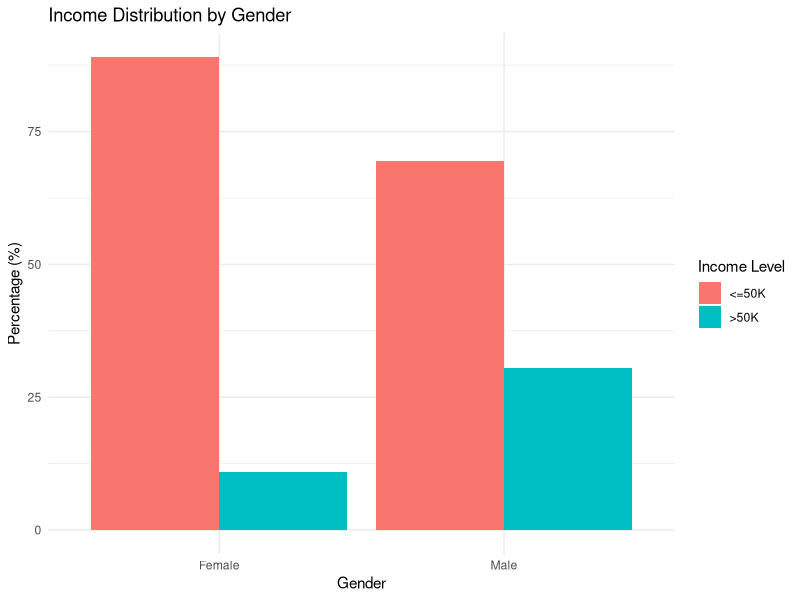
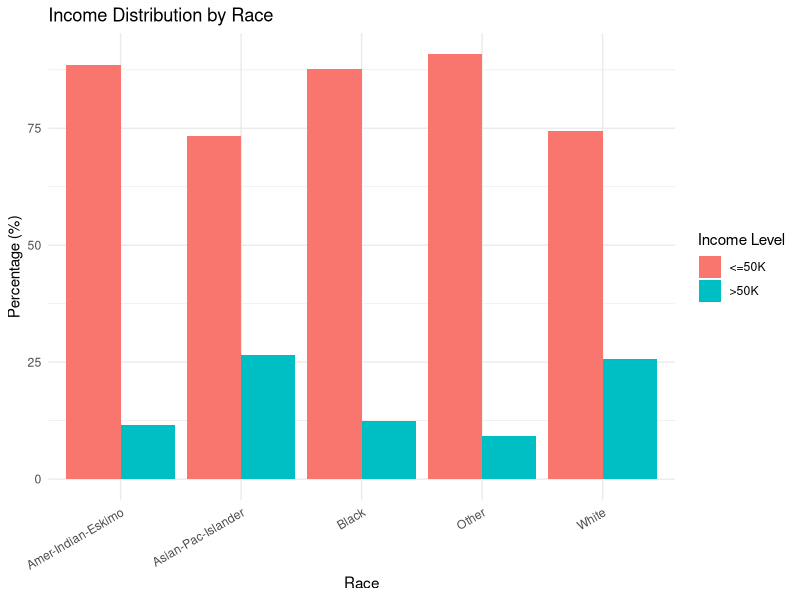
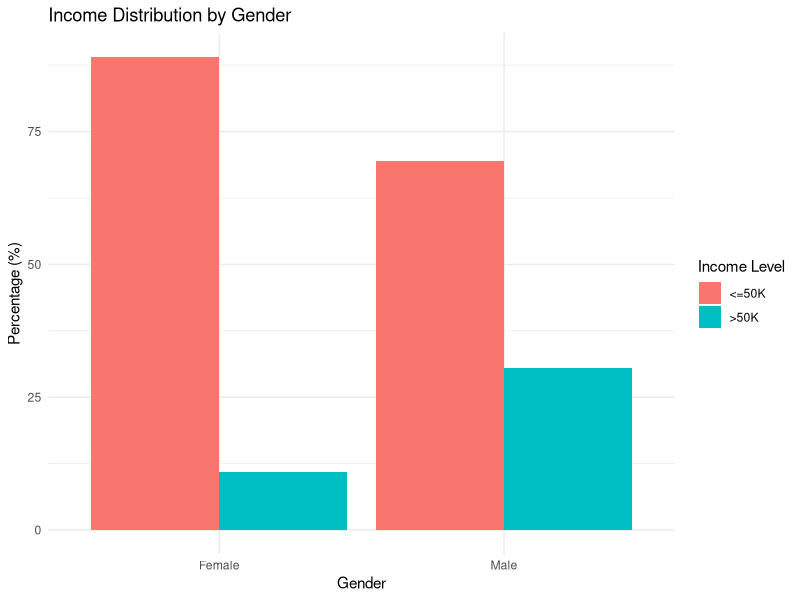
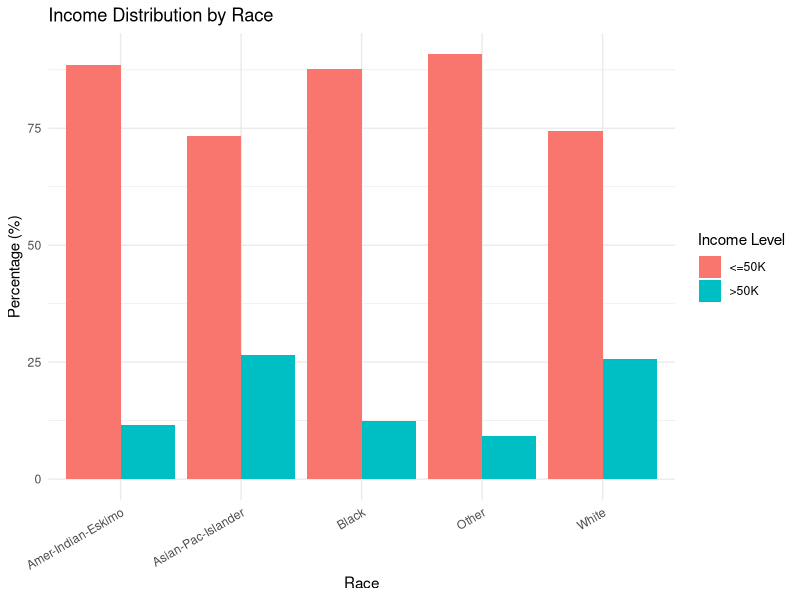

Write R code to recreate these figures, in order.

# STEP 2 (Part 2): Exploratory Visualizations


library(tidyverse)

# Load the clean dataset
df <- read_csv("data/adult_clean.csv", show_col_types = FALSE)

# Clean up income column (remove extra spaces if any)
df <- df %>% mutate(income = str_trim(income))

#  Chart 1: Income distribution by Gender 
p1 <- df %>%
  count(sex, income) %>%
  group_by(sex) %>%
  mutate(pct = n / sum(n) * 100) %>%
  ggplot(aes(x = sex, y = pct, fill = income)) +
  geom_col(position = "dodge") +
  labs(
    title = "Income Distribution by Gender",
    x = "Gender", y = "Percentage (%)", fill = "Income Level"
  ) +
  theme_minimal()

ggsave("results/01_income_by_gender.png", p1, width = 7, height = 5)
print(p1)

#  Chart 2: Income distribution by Race 
p2 <- df %>%
  count(race, income) %>%
  group_by(race) %>%
  mutate(pct = n / sum(n) * 100) %>%
  ggplot(aes(x = race, y = pct, fill = income)) +
  geom_col(position = "dodge") +
  labs(
    title = "Income Distribution by Race",
    x = "Race", y = "Percentage (%)", fill = "Income Level"
  ) +
  theme_minimal() +
  theme(axis.text.x = element_text(angle = 30, hjust = 1))

ggsave("results/02_income_by_race.png", p2, width = 8, height = 5)
print(p2)

#  Quick numeric summary 
cat("\n--- Income % by Gender ---\n")
df %>%
  count(sex, income) %>%
  group_by(sex) %>%
  mutate(pct = round(n / sum(n) * 100, 1)) %>%
  print()

cat("\nCharts saved in results/ folder!\n")
